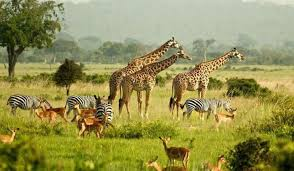
%> input picture Safari_RGB.jpg, 294 x 171 px
$ octave konvolusyon_ortalama.m   (GNU Octave 9; MATLAB toolbox functions it lacks are replaced by stand-ins)
%> lines starting %> are read from the running program, lines starting %| are printed output that depends on the picture; in (x1, y1, x2, y2) boxes, pixels count from 0 and x2, y2 are one past the last pixel; in counts of white or black regions, pixels touching at a corner belong together; the program's own positions count from 1
%konvolusyon ortalama
clear all;
A=imread('C:\Users\HP\Desktop\GoruntuIsleme\Safari_RGB.jpg');
%> A is the input picture: size 171x294x3 uint8; mean R, G, B 149.3, 145.2, 83.1
sat=size(A)*[1;0;0];
%> sat = 171
sut=size(A)*[0;1;0];
%> sut = 294

for i=1:sat

for j=1:sut
 B(i+1,j+1,:)=A(i,j,:);
 	if i==1
	B(1,j,:)=A(1,j,:);
	end
	if i==sat
	B(sat+2,j+1,:)=A(sat,j,:);
	end

	if j==1
	B(i+1,1,:)=A(i,1,:);
	end
	if j==sut
	B(i+1,sut+2,:)=A(i,sut,:);
	end
end
end
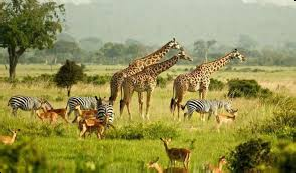
%> B: size 173x296x3 uint8; mean R, G, B 149.2, 145.2, 83.2
B(1,1,:)=A(1,1,:);
B(sat+2,1,:)=A(sat,1,:);
%> B: size 173x296x3 uint8; under 0.01% of pixels changed, all inside (x1, y1, x2, y2) = (0, 172, 1, 173)
B(1,sut+2,:)=A(1,sut,:);
%> B: size 173x296x3 uint8; mean R, G, B 149.2, 145.2, 83.2; mean of the top-left, top-right, bottom-left and bottom-right quarters 124.1, 162, 106.9, 110.8
B(sat+2,sut+2,:)=A(sat,sut,:);

A=0;
A=B;

orj_R=double(A(:,:,1));
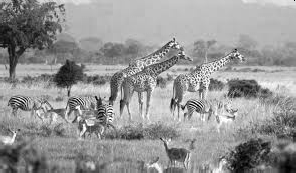
%> orj_R: size 173x296 double; min 0, max 255, mean 149.2
orj_G=double(A(:,:,2));
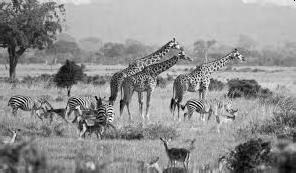
%> orj_G: size 173x296 double; min 0, max 255, mean 145.2
orj_B=double(A(:,:,3));
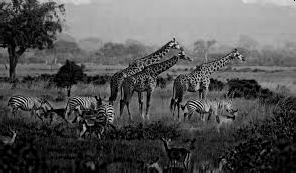
%> orj_B: size 173x296 double; min 0, max 226, mean 83.2
cnv=[1/9 1/9 1/9; 1/9 1/9 1/9; 1/9 1/9 1/9];


for i=1:sat
for j=1:sut
 tmp=[orj_R(i,j) orj_R(i,j+1) orj_R(i,j+2) ;
 orj_R(i+1,j) orj_R(i+1,j+1) orj_R(i+1,j+2) ;
 orj_R(i+2,j) orj_R(i+2,j+1) orj_R(i+2,j+2) ];
 B_R=uint8( sum(sum(tmp.*cnv)) );

 tmp=[orj_G(i,j) orj_G(i,j+1) orj_G(i,j+2) ;
 orj_G(i+1,j) orj_G(i+1,j+1) orj_G(i+1,j+2) ;
 orj_G(i+2,j) orj_G(i+2,j+1) orj_G(i+2,j+2) ];
 B_G=uint8( sum(sum(tmp.*cnv)) );

  tmp=[orj_B(i,j) orj_B(i,j+1) orj_B(i,j+2) ;
 orj_B(i+1,j) orj_B(i+1,j+1) orj_B(i+1,j+2) ;
 orj_B(i+2,j) orj_B(i+2,j+1) orj_B(i+2,j+2) ];
 B_B=uint8( sum(sum(tmp.*cnv)) );

 Anew(i,j,1)=B_R;
 Anew(i,j,2)=B_G;
 Anew(i,j,3)=B_B;

end
end
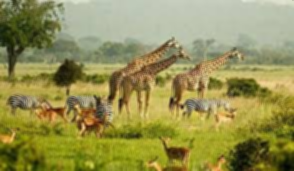
%> Anew: size 171x294x3 uint8; mean R, G, B 149.3, 145.2, 83.1; mean of the top-left, top-right, bottom-left and bottom-right quarters 123.7, 161.5, 107.3, 111.4

  imwrite(Anew,'C:\Users\HP\Desktop\GoruntuIsleme\konvolusyon_ortalama_goruntusu.jpg');

$ run again, with BlueHat_RGB.jpg copied over Safari_RGB.jpg
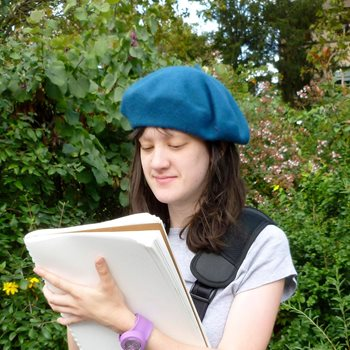
%> input picture BlueHat_RGB.jpg, 350 x 350 px
%> A is the input picture: size 350x350x3 uint8; mean R, G, B 109.2, 119.6, 91.5
%> `orj_B=double(A(:,:,3));`:
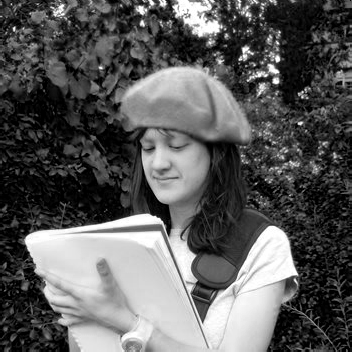
%> orj_B: size 352x352 double; min 0, max 255, mean 91.3
%> after the loop `for i=1:sat`:
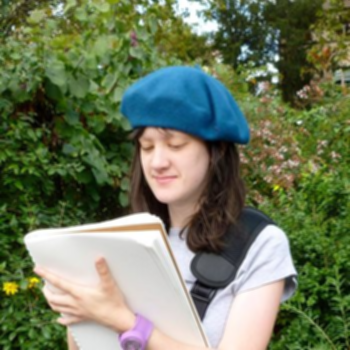
%> Anew: size 350x350x3 uint8; mean R, G, B 109.2, 119.6, 91.5; mean of the top-left, top-right, bottom-left and bottom-right quarters 85.2, 90, 139.4, 112.5
